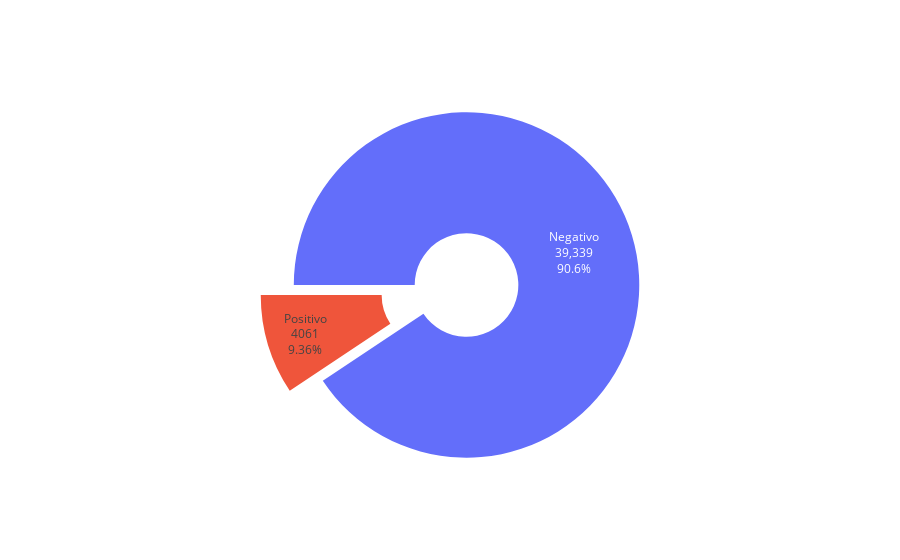

The code cell stored with this chart in its notebook:
### Code cell
labels = ['Negativo', 'Positivo']
values = [39339, 4061]
fig = go.Figure(data=[go.Pie(labels=labels, values=values, textinfo='label+percent+value', hole=.3, rotation=-90)])
fig.update_layout(showlegend=False)
fig.update_traces(textfont_size=12, pull=[0.1, 0.1], hoverinfo='label+percent+value')
fig.show()
fig.write_image(os.path.join(os.path.dirname(os.path.dirname(os.path.abspath('file'))), 'utils', "image", "hiper.png"))

### Figure 1 — Plotly figure (JSON) as saved in the notebook; plotly's stock layout.template omitted (floating-point values rounded to 4 significant figures)
{"data": [{"hole": 0.3, "hoverinfo": "label+percent+value", "labels": ["Negativo", "Positivo"], "pull": [0.1, 0.1], "rotation": -90, "textfont": {"size": 12}, "textinfo": "label+percent+value", "type": "pie", "values": [39339, 4061]}], "layout": {"showlegend": false}}
